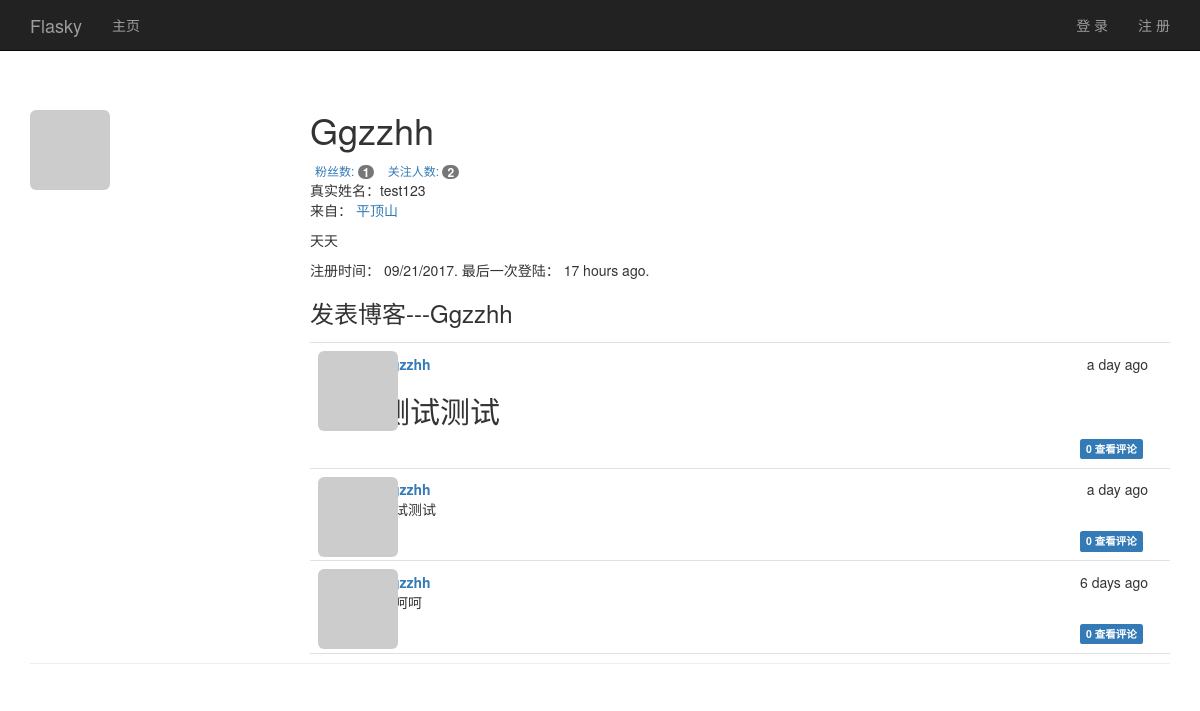
Before: /user/Ggzzhh with the older database file.
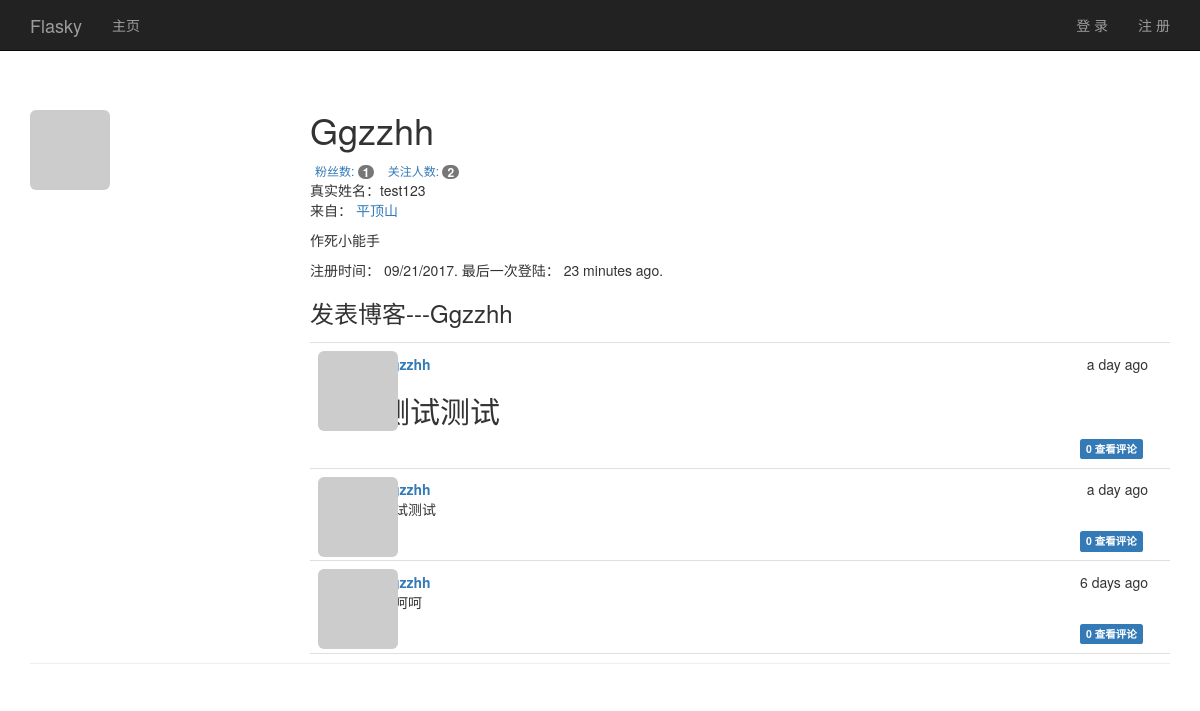
After: the same page with the newer database file.
### app/models.py (models this page shows, shortened)
class User(UserMixin, db.Model):
    avatar_hash = db.Column(db.String(32))
    __tablename__ = 'users'
    id = db.Column(db.Integer, primary_key=True)
    email = db.Column(db.String(64), unique=True, index=True)
    username = db.Column(db.String(64), unique=True, index=True)
    role_id = db.Column(db.Integer, db.ForeignKey('roles.id'))
    password_hash = db.Column(db.String(128))
    confirmed = db.Column(db.Boolean, default=False)
    name = db.Column(db.String(64))  # 姓名
    location = db.Column(db.String(64))  # 所在地
    about_me = db.Column(db.Text())  # 自我介绍
    member_since = db.Column(db.DateTime(), default=datetime.utcnow)  # 注册时间
    last_seen = db.Column(db.DateTime(), default=datetime.utcnow)  # 最后登录时间
    posts = db.relationship('Post', backref='author', lazy='dynamic')
    followed = db.relationship('Follow',
                               foreign_keys=[Follow.follower_id],
                               backref=db.backref('follower', lazy='joined'),
                               lazy='dynamic',
                               cascade='all, delete-orphan')
    followers = db.relationship('Follow',
                                foreign_keys=[Follow.followed_id],
                                backref=db.backref('followed', lazy='joined'),
                                lazy='dynamic',
                                cascade='all, delete-orphan')
    comments = db.relationship('Comment', backref='author', lazy='dynamic')
    @property
    def password(self):
        raise AttributeError('密码不是一个可读属性！')
    def gravatar(self, size=100, default='identicon', rating='g'):
        if request.is_secure:  # 如果响应是安全的
            url = 'https://secure.gravatar.com/avatar'
        else:
            url = 'http://www.gravatar.com/avatar'
        my_hash = self.avatar_hash or hashlib.md5(self.email.encode(
            'utf-8')).hexdigest()
        return '{url}/{hash}?s={size}&d={default}&r={rating}'.format(
            url=url, hash=my_hash, size=size, default=default, rating=rating
        )

class Post(db.Model):
    __tablename__ = 'posts'
    id = db.Column(db.Integer, primary_key=True)
    body = db.Column(db.Text)
    timestamp = db.Column(db.DateTime, index=True, default=datetime.utcnow())
    author_id = db.Column(db.Integer, db.ForeignKey('users.id'))
    body_html = db.Column(db.Text)
    comments = db.relationship('Comment', backref='post', lazy='dynamic')

### app/main/views.py (the view)
@main.route('/user/<username>')
def user(username):
    web_user = User.query.filter_by(username=username).first_or_404()
    if web_user is None:
        abort(404)
    posts = web_user.posts.order_by(Post.timestamp.desc()).all()
    return render_template('user.html', user=web_user, posts=posts)

### app/auth/views.py (called while the page is built)
@auth.before_app_request
def before_request():
    if current_user.is_authenticated:
        current_user.ping()
        if not current_user.confirmed \
                and request.endpoint \
                and request.endpoint[:5] != 'auth.' \
                and request.endpoint != 'static':
            return redirect(url_for('auth.unconfirmed'))

### app/main/__init__.py (called while the page is built)
@main.app_context_processor
def inject_permission():
    return dict(Permission=Permission)

### app/main/views.py (called while the page is built, shortened)
@main.after_app_request
def after_request(response):
    return response

### app/models.py (called while the page is built)
    def can(self, permissions):
        return False

    def is_administrator(self):
        return False

### app/templates/user.html (shortened to what this page needs)
{% extends "base.html" %}
{% block page_content %}
	<div class="page-header">
		<img class="img-rounded profile-thumbnail" src="{{ user.gravatar(size=256) }}">
		<div class="profile-header">
			<h1>
				{{ user.username }}
			</h1>
			<div>
				<a href="{{ url_for('.followers', username=user.username) }}"
					 class="btn-xs">
					粉丝数: <span class="badge">{{ user.followers.count() - 1 }}</span>
				</a>
				<a href="{{ url_for('.followed_by', username=user.username) }}"
					 class="btn-xs">
					关注人数: <span class="badge">{{ user.followed.count() - 1 }}</span>
				</a>
			{% if user.name or user.location %}
				<p>
					{% if user.name %}真实姓名：{{ user.name }}<br>{% endif %}
					{% if user.location %}
						来自： <a href="http://maps.google.com/?q={{ user.location }}">{{
									user.location }}</a><br>
					{% endif %}
				</p>
			{% endif %}
			{% if user.about_me %}<p>{{ user.about_me }}</p>{% endif %}
			<p>注册时间： {{ moment(user.member_since).format('L') }}. 最后一次登陆： {{
							moment
      (user.last_seen).fromNow() }}.</p>
			<h3>发表博客---{{ user.username }}</h3>
			{% include '_posts.html' %}
		</div>
	</div>
{% endblock page_content %}

### app/templates/base.html (shortened to what this page needs)
{% extends "bootstrap/base.html" %}}
{% block html_attribs %} lang='zh-CN' {% endblock html_attribs %}
{% block head %}
	{{ super() }}
	<link rel="stylesheet" href="{{ url_for('static', filename='style.css') }}"
				type="text/css">
{% endblock head %}
{% block navbar %}
	<div class="navbar navbar-inverse navbar-fixed-top" role="navigation">
		<div class="container">
			<div class="navbar-header">
				<a class="navbar-brand" href="/">Flasky</a>
			</div>
			<div class="navbar-collapse collapse" id="navbar-1">
				<ul class="nav navbar-nav">
					<li><a href="/">主页</a></li>
				</ul>
				<ul class="nav navbar-nav navbar-right">
					{% if current_user.is_authenticated %}
						<li class="dropdown">
							<a href="#" class="dropdown-toggle" data-toggle="dropdown">
								个人 <b class="caret"></b>
							</a>
							<ul class="dropdown-menu">
								<li><a href="{{ url_for('main.user',
						username=current_user.username) }}">
									个人中心</a></li>
								<li><a href="{{ url_for('auth.change_password')
												}}">修改密码</a></li>
								<li><a href="{{ url_for('auth.change_email_request') }}">修改邮箱</a></li>
								{% if current_user.is_administrator() %}
									<li><a href="{{ url_for('main.edit_profile_admin',
										id=current_user.id) }}">管理用户</a></li>
								{% endif %}
								{% if current_user.can(Permission.MODERATE_COMMENTS) %}
									<li><a href="{{ url_for('main.moderate') }}">管理评论</a></li>
									{% endif %}
								<li><a href="{{ url_for('auth.logout') }}">退出登录</a></li>
							</ul>
						</li>
					{% else %}
						<li><a href="{{ url_for('auth.login') }}">登 录</a></li>
						<li><a href="{{ url_for('auth.register') }}" >注 册</a></li>
					{% endif %}
				</ul>
			</div>
		</div>
	</div>
{% endblock %}
{% block content %}
	<div class="container pad-top">
		{% block page_content %}{% endblock page_content%}
	</div>
{% endblock content %}

### app/templates/_posts.html (shortened to what this page needs)
<ul class="posts">
	{% for post in posts %}
		<li class="post">
			<div class="post-thumbnail">
				<a href="{{ url_for('.user', username=post.author.username) }}">
					<img src="{{ post.author.gravatar(size=40) }}"
							 alt="" class="img-rounded profile-thumbnail"></a>
			</div>
			<div class="post-content">
				<div class="post-date	">{{ moment(post.timestamp).fromNow() }}</div>
				<div class="post-author">
					<a href="{{ url_for('.user', username=post.author.username )}}">
						{{ post.author.username }}</a>
				</div>
				<div class="post-body">
					{% if post.body_html %}
						{{ post.body_html | safe }}
					{% else %}
						{{ post.body }}
					{% endif %}
				</div>
				<div class="post-footer">
					<a href="{{ url_for('.post', id=post.id) }}#comments">
						<span class="label label-primary">
							{{ post.comments.count() }} 查看评论
						</span>
					</a>
				</div>
			</div>
		</li>
	{% endfor %}
</ul>

### app/static/style.css (style rules this page uses)
body { padding-top: 70px; }
.profile-thumbnail { position: absolute; }
.profile-header { min-height: 260px; margin-left: 280px; }
ul.posts { list-style-type: none; padding: 0px; margin: 16px 0px 0px 0px; border-top: 1px solid #e0e0e0; }
ul.posts li.post { padding: 8px; border-bottom: 1px solid #e0e0e0; }
div.post-date { float: right; }
div.post-author { font-weight: bold; }
div.post-thumbnail { position: absolute; }
div.post-content { margin-left: 48px; min-height: 48px; overflow: hidden; padding: 0.2em 1em; }
div.post-footer { float: right; }
div.post-footer a { margin-right: 5px; }

Changed rows visible on the page:
changed User "Ggzzhh": about_me "天天" → "作死小能手"; last_seen "17 hours ago" → "23 minutes ago"
